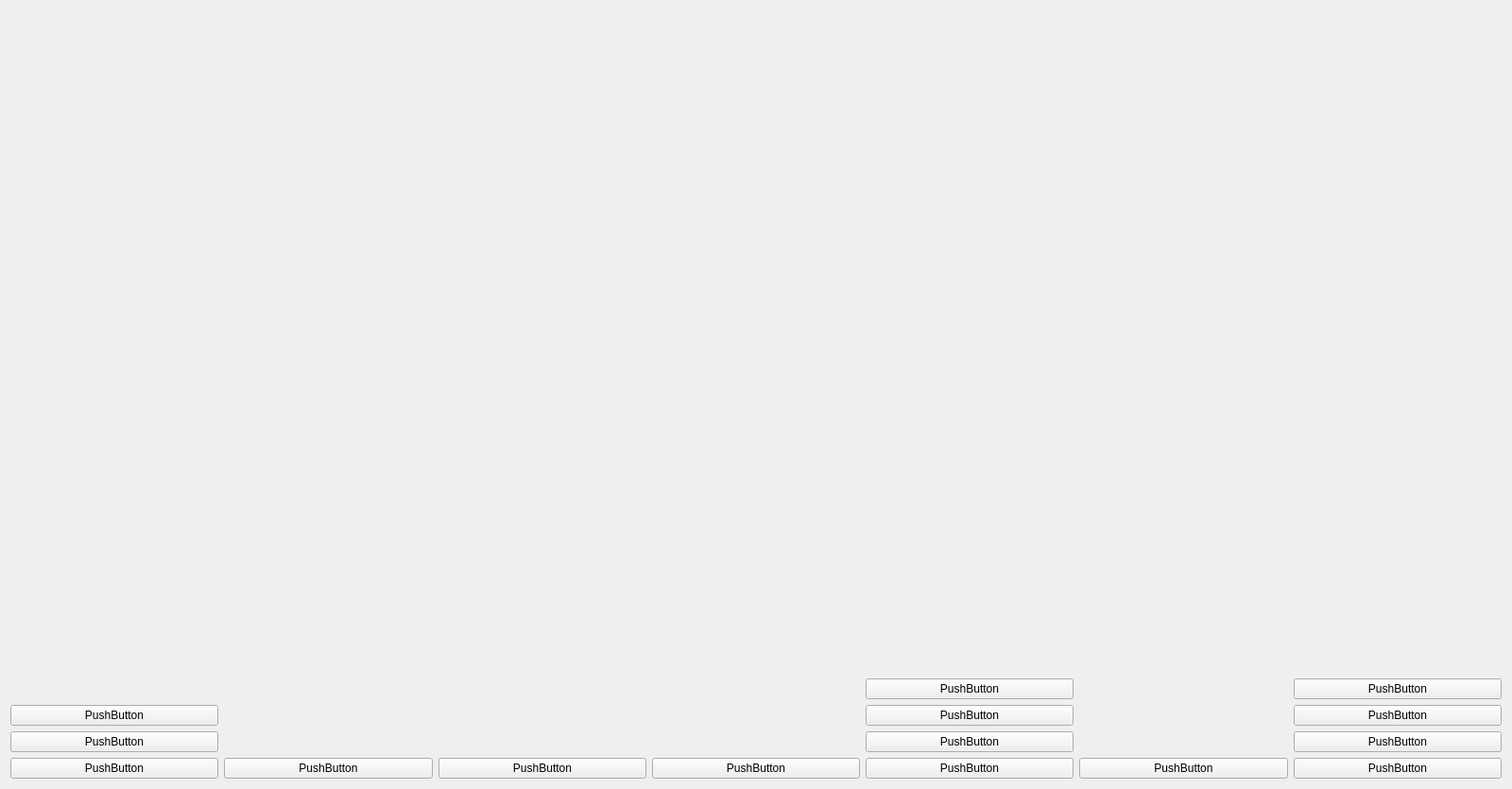
<?xml version="1.0" encoding="UTF-8"?>
<ui version="4.0">
 <class>IndicatorCameraWidget</class>
 <widget class="QWidget" name="IndicatorCameraWidget">
  <property name="geometry">
   <rect>
    <x>0</x>
    <y>0</y>
    <width>1600</width>
    <height>835</height>
   </rect>
  </property>
  <property name="windowTitle">
   <string>Form</string>
  </property>
  <layout class="QGridLayout" name="gridLayout_2">
   <item row="0" column="0">
    <layout class="QGridLayout" name="gridLayout">
     <item row="3" column="0">
      <widget class="QPushButton" name="speedPushButton">
       <property name="text">
        <string>PushButton</string>
       </property>
      </widget>
     </item>
     <item row="4" column="5">
      <widget class="QPushButton" name="pushButton_9">
       <property name="text">
        <string>PushButton</string>
       </property>
      </widget>
     </item>
     <item row="2" column="0">
      <widget class="QPushButton" name="showHidePushButton">
       <property name="text">
        <string>PushButton</string>
       </property>
      </widget>
     </item>
     <item row="4" column="1">
      <widget class="QPushButton" name="onePushTriggerPushButton">
       <property name="text">
        <string>PushButton</string>
       </property>
      </widget>
     </item>
     <item row="4" column="0">
      <widget class="QPushButton" name="autoTriggerPushButton">
       <property name="text">
        <string>PushButton</string>
       </property>
      </widget>
     </item>
     <item row="4" column="2">
      <widget class="QPushButton" name="forcusDownPushButton">
       <property name="text">
        <string>PushButton</string>
       </property>
      </widget>
     </item>
     <item row="4" column="4">
      <widget class="QPushButton" name="pushButton_8">
       <property name="text">
        <string>PushButton</string>
       </property>
      </widget>
     </item>
     <item row="4" column="3">
      <widget class="QPushButton" name="pushButton_7">
       <property name="text">
        <string>PushButton</string>
       </property>
      </widget>
     </item>
     <item row="4" column="6">
      <widget class="QPushButton" name="pushButton_10">
       <property name="text">
        <string>PushButton</string>
       </property>
      </widget>
     </item>
     <item row="3" column="4">
      <widget class="QPushButton" name="pushButton_11">
       <property name="text">
        <string>PushButton</string>
       </property>
      </widget>
     </item>
     <item row="2" column="4">
      <widget class="QPushButton" name="pushButton_12">
       <property name="text">
        <string>PushButton</string>
       </property>
      </widget>
     </item>
     <item row="1" column="4">
      <widget class="QPushButton" name="pushButton_13">
       <property name="text">
        <string>PushButton</string>
       </property>
      </widget>
     </item>
     <item row="1" column="6">
      <widget class="QPushButton" name="pushButton_14">
       <property name="text">
        <string>PushButton</string>
       </property>
      </widget>
     </item>
     <item row="2" column="6">
      <widget class="QPushButton" name="pushButton_15">
       <property name="text">
        <string>PushButton</string>
       </property>
      </widget>
     </item>
     <item row="3" column="6">
      <widget class="QPushButton" name="pushButton_16">
       <property name="text">
        <string>PushButton</string>
       </property>
      </widget>
     </item>
     <item row="0" column="0" rowspan="2">
      <spacer name="verticalSpacer">
       <property name="orientation">
        <enum>Qt::Vertical</enum>
       </property>
       <property name="sizeHint" stdset="0">
        <size>
         <width>20</width>
         <height>40</height>
        </size>
       </property>
      </spacer>
     </item>
    </layout>
   </item>
  </layout>
 </widget>
 <resources/>
 <connections/>
</ui>
